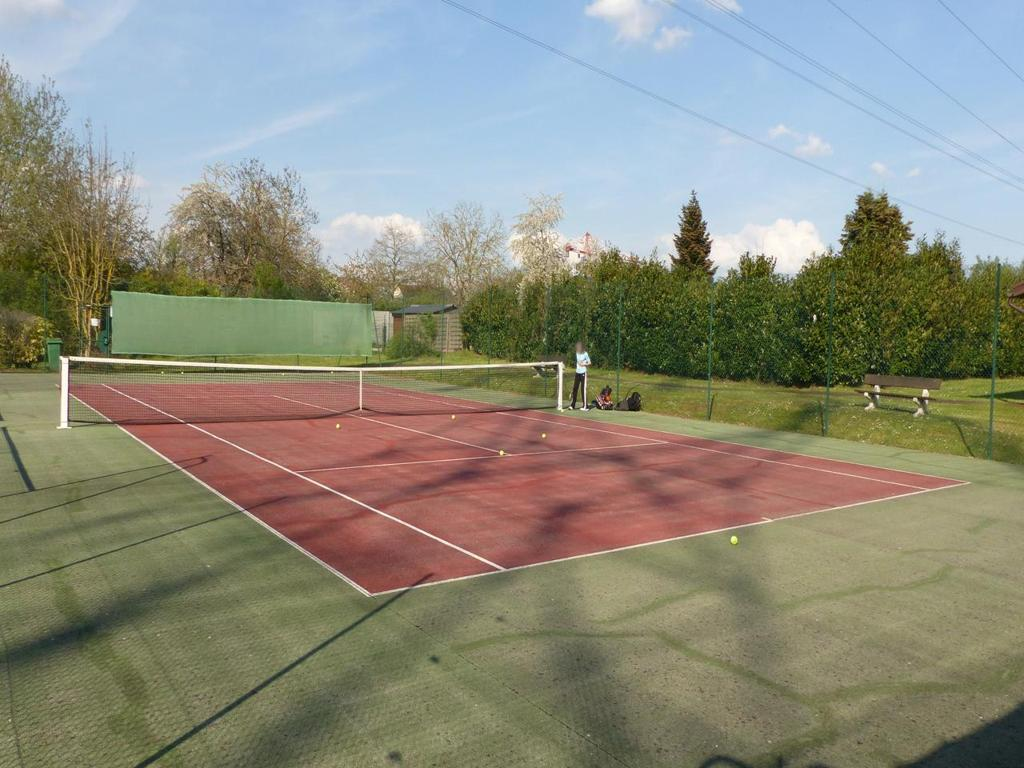
#> input picture test_suite/img/img-1.png, 1024 x 768 px
$ python main.py
#> lines starting #> are read from the running program, lines starting #| are printed output that depends on the picture; after the words box and inside, x2 and y2 are one past the last pixel; in counts of white or black regions, pixels touching at a corner belong together
import cv2
import numpy as np
import pandas as pd
import matplotlib.pyplot as plt

# Load the coordinates from the CSV file
coords_df = pd.read_csv('coordonnees.csv')
#> (reads test_suite/coordonnees.csv from the repository)
coords = coords_df.loc[0, ['topleft', 'topright', 'bottomright', 'bottomleft']].values
coords = [eval(coord) for coord in coords]

# Load the image
image_path = 'img/img-1.png'
image = cv2.imread(image_path)
#> image is the input picture: shape (768, 1024, 3); mean B, G, R 125.5, 140, 139
image_rgb = cv2.cvtColor(image, cv2.COLOR_BGR2RGB)

# Extract the region of interest (ROI) using the coordinates
pts = np.array(coords, dtype=np.int32)
rect = cv2.boundingRect(pts)  # Get the bounding box of the ROI
x, y, w, h = rect
roi = image_rgb[y:y+h, x:x+w].copy()
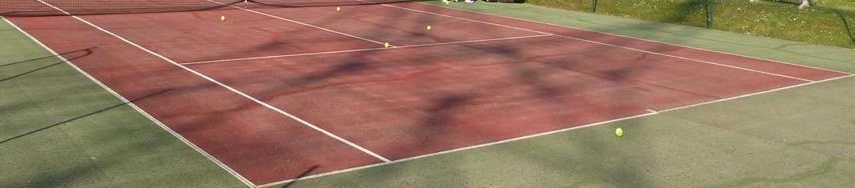
#> roi: shape (188, 855, 3); mean R, G, B 149.4, 117.1, 94.9

# Create a mask and extract the ROI using the mask
pts = pts - pts.min(axis=0)  # Shift the points to the ROI's coordinate system
mask = np.zeros(roi.shape[:2], dtype=np.uint8)
cv2.drawContours(mask, [pts], -1, (255, 255, 255), thickness=cv2.FILLED)
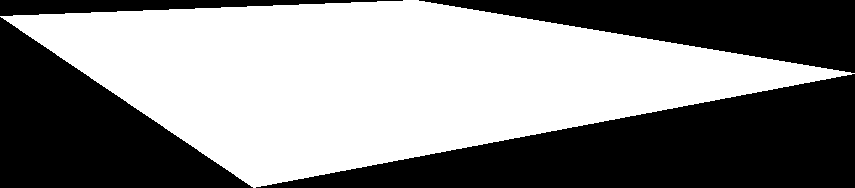
#> mask: shape (188, 855); 53.1% white; 4 black regions, box (x1, y1, x2, y2) and area: (256, 74, 855, 188) 34314, (0, 17, 253, 188) 21717, (419, 0, 855, 73) 16060, (0, 0, 403, 16) 3328
roi = cv2.bitwise_and(roi, roi, mask=mask)
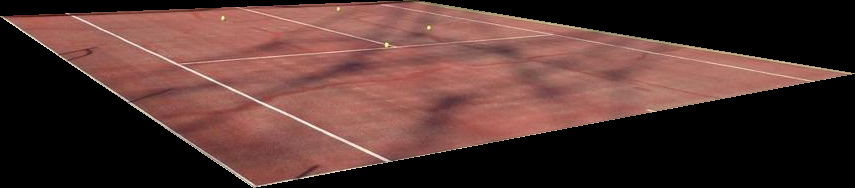
#> roi: shape (188, 855, 3); mean R, G, B 84.8, 53.9, 49.4

# Convert the ROI to HSV color space
hsv_roi = cv2.cvtColor(roi, cv2.COLOR_RGB2HSV)
#> hsv_roi: shape (188, 855, 3); mean H, S, V 4.2, 57, 84.8

# Define the color range for detecting tennis balls (yellow-green)
lower_yellow = np.array([20, 100, 100])
upper_yellow = np.array([40, 255, 255])

# Create a mask for the color range
color_mask = cv2.inRange(hsv_roi, lower_yellow, upper_yellow)
#> color_mask: shape (188, 855); every value is 0

# Find contours in the mask
contours, _ = cv2.findContours(color_mask, cv2.RETR_TREE, cv2.CHAIN_APPROX_SIMPLE)
#> contours = []

# Draw blue circles around the detected tennis balls
for contour in contours:
    ((x_c, y_c), radius) = cv2.minEnclosingCircle(contour)
    if 10 < radius < 30:  # Consider only reasonable sizes for tennis balls
        center = (int(x_c), int(y_c))
        radius = int(radius)
        cv2.circle(roi, center, radius, (0, 0, 255), 4)  # Blue color in BGR
#> this loop made 0 passes

# Place the processed ROI back into the original image
result_image = image_rgb.copy()
result_image[y:y+h, x:x+w] = roi
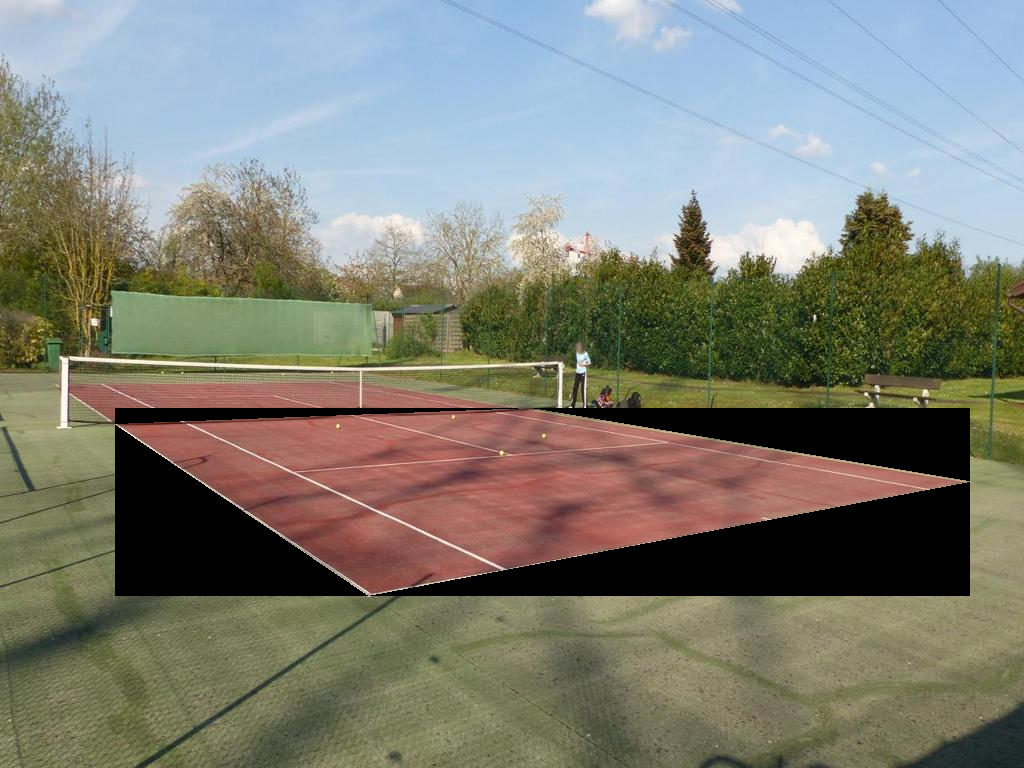
#> result_image: shape (768, 1024, 3); mean R, G, B 125.8, 127.1, 116.2

# Display the final image
plt.figure(figsize=(10, 10))
plt.imshow(result_image)
plt.axis('off')
plt.show()

# Save the final image
result_image_bgr = cv2.cvtColor(result_image, cv2.COLOR_RGB2BGR)
cv2.imwrite('detected_balls.png', result_image_bgr)
